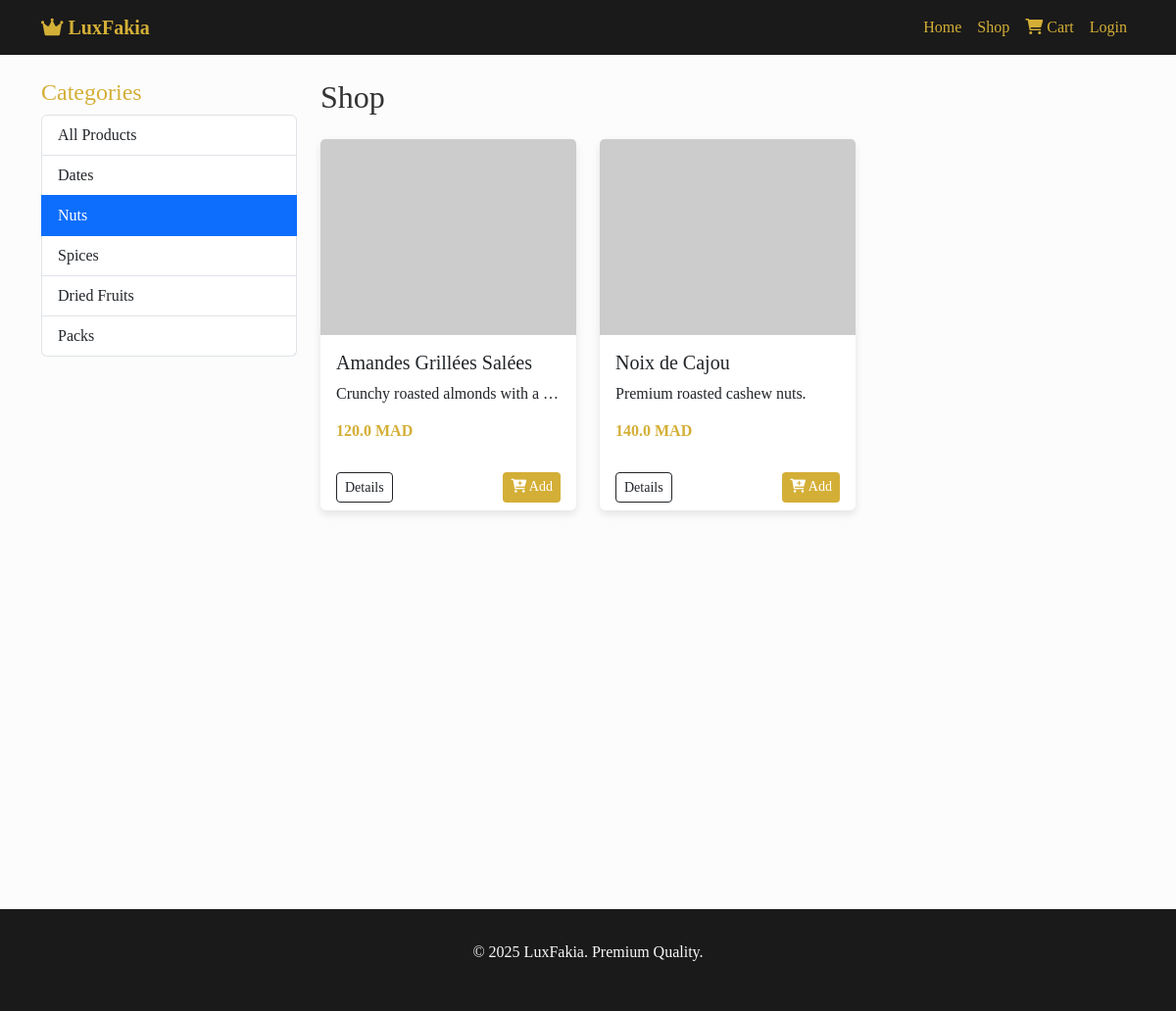
The app's page /shop?category=Nuts with its own data.
### models.py (models this page shows, shortened)
class Product(db.Model):
    id = db.Column(db.Integer, primary_key=True)
    name = db.Column(db.String(150), nullable=False)
    description = db.Column(db.Text, nullable=True)
    price = db.Column(db.Float, nullable=False)
    category = db.Column(db.String(100), nullable=False)
    image_url = db.Column(db.String(500), nullable=True)

### routes.py (the view)
@main_bp.route('/shop')
def shop():
    category = request.args.get('category')
    if category:
        products = Product.query.filter_by(category=category).all()
    else:
        products = Product.query.all()
    categories = db.session.query(Product.category).distinct().all()
    categories = [c[0] for c in categories]
    return render_template('shop.html', products=products, categories=categories, current_category=category)

### templates/shop.html
{% extends "base.html" %}
{% block content %}
<div class="row">
    <div class="col-md-3">
        <h4 class="text-gold">Categories</h4>
        <div class="list-group">
            <a href="{{ url_for('main.shop') }}" class="list-group-item list-group-item-action {% if not current_category %}active{% endif %}">All Products</a>
            {% for cat in categories %}
            <a href="{{ url_for('main.shop', category=cat) }}" class="list-group-item list-group-item-action {% if current_category == cat %}active{% endif %}">{{ cat }}</a>
            {% endfor %}
        </div>
    </div>
    <div class="col-md-9">
        <h2 class="mb-4">Shop</h2>
        <div class="row row-cols-1 row-cols-md-3 g-4">
            {% for product in products %}
            <div class="col">
                <div class="card h-100">
                    <img src="{{ product.image_url }}" class="card-img-top" alt="{{ product.name }}" style="height: 200px; object-fit: cover;">
                    <div class="card-body">
                        <h5 class="card-title">{{ product.name }}</h5>
                        <p class="card-text text-truncate">{{ product.description }}</p>
                        <h6 class="text-gold fw-bold">{{ product.price }} MAD</h6>
                    </div>
                    <div class="card-footer bg-transparent border-top-0 d-flex justify-content-between">
                        <a href="{{ url_for('main.product_detail', product_id=product.id) }}" class="btn btn-outline-dark btn-sm">Details</a>
                        <a href="{{ url_for('main.add_to_cart', product_id=product.id) }}" class="btn btn-gold btn-sm"><i class="fas fa-cart-plus"></i> Add</a>
                    </div>
                </div>
            </div>
            {% endfor %}
        </div>
    </div>
</div>
{% endblock %}

### templates/base.html (style rules this page uses)
:root { --primary-gold: #D4AF37; --dark-bg: #1a1a1a; --light-text: #f8f9fa; }
body { font-family: 'Playfair Display', serif; background-color: #fcfcfc; color: #333; }
.btn-gold { background-color: var(--primary-gold); color: #fff; border: none; }
.text-gold { color: var(--primary-gold); }
.card { border: none; box-shadow: 0 4px 8px rgba(0,0,0,0.1); transition: transform 0.3s; }

### records on screen
Product: name "Amandes Grillées Salées", description "Crunchy roasted almonds with a…", price "120.0"
Product: name "Noix de Cajou", description "Premium roasted cashew nuts.", price "140.0"

### other values on screen
{{ cat }} "Dates" "Nuts" "Spices" "Dried Fruits" "Packs"
